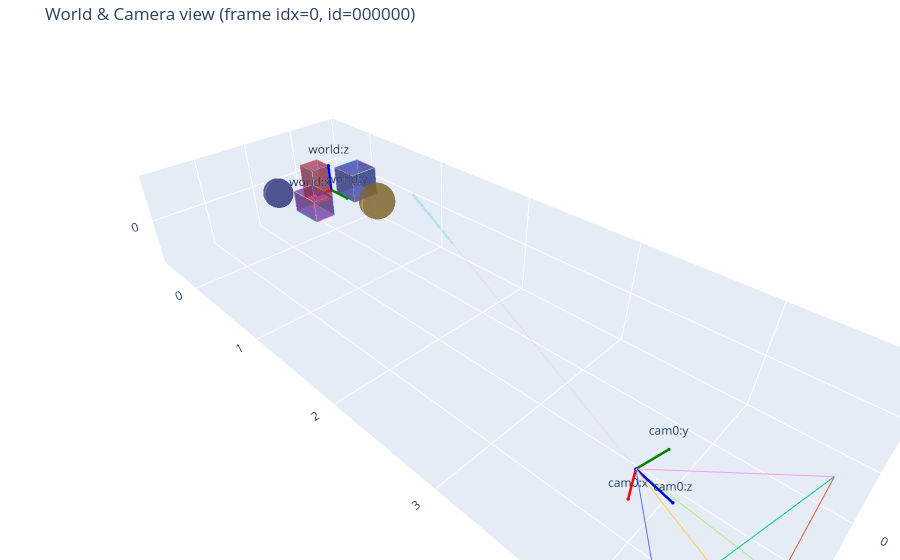

Notebook code for this chart:
### Code cell
if show_world_interactive:
    from nerflab.viz import plot_world_interactive
    try:
        world = load_world(world_json_path)
        cam = camera_from_loaded_H(batch["H_wc"])  
        idx = max(0, min(idx_frame_render, cam.B - 1))
        title = f"World & Camera view (frame idx={idx}, id={frame_ids[idx]})" if idx is not None else "All cam poses"

        idx_per_pose = torch.tensor([[idx_ray_render]], dtype=torch.long)

        fig, _ = plot_world_interactive(
            world,
            cameras=cam,
            cam_indices=[idx] if idx is not None else "all",
            draw_rays=True,
            draw_samples=True,
            rays_indices=idx_per_pose,
            # rays_per_pose=100,
            samples_deterministic=False,
            ray_alpha=0.25,
            samples_alpha=0.1,
            shape_edge_alpha=1.0,
            shape_face_alpha=0.6,
            set_labels=False,
            title=title,
            save_html=f"{scene_dir}/world_view.html",  # interactive output
            show=True,
        )
        # Optional static preview if you also want a PNG (requires `pip install kaleido`)
        # fig.write_image(f"{scene_dir}/world_view.png", scale=2)
    except Exception as e:
        print("[Warn] World Plotly view skipped due to error:", e)

### Figure 1 — Plotly figure (JSON) as saved in the notebook; plotly's stock layout.template omitted (floating-point values rounded to 4 significant figures; data arrays with more than 128 entries replaced by an {"elided": "..."} marker saying what was removed)
{"data": [{"flatshading": true, "hoverinfo": "skip", "i": [0, 0, 4, 4, 0, 0, 1, 1, 2, 2, 3, 3], "j": [1, 2, 6, 7, 4, 5, 5, 6, 6, 7, 7, 4], "k": [2, 3, 5, 6, 5, 1, 6, 2, 7, 3, 4, 0], "lighting": {"ambient": 0.5, "diffuse": 0.7, "specular": 0.1}, "name": "box", "opacity": 0.6, "type": "mesh3d", "x": [-0.44, -0.16, -0.16, -0.44, -0.44, -0.16, -0.16, -0.44], "y": [-0.14, -0.14, 0.14, 0.14, -0.14, -0.14, 0.14, 0.14], "z": [-0.14, -0.14, -0.14, -0.14, 0.14, 0.14, 0.14, 0.14]}, {"hoverinfo": "skip", "line": {"width": 1}, "mode": "lines", "name": "box-edge", "opacity": 1, "showlegend": false, "type": "scatter3d", "x": [-0.44, -0.16], "y": [-0.14, -0.14], "z": [-0.14, -0.14]}, {"hoverinfo": "skip", "line": {"width": 1}, "mode": "lines", "name": "box-edge", "opacity": 1, "showlegend": false, "type": "scatter3d", "x": [-0.16, -0.16], "y": [-0.14, 0.14], "z": [-0.14, -0.14]}, {"hoverinfo": "skip", "line": {"width": 1}, "mode": "lines", "name": "box-edge", "opacity": 1, "showlegend": false, "type": "scatter3d", "x": [-0.16, -0.44], "y": [0.14, 0.14], "z": [-0.14, -0.14]}, {"hoverinfo": "skip", "line": {"width": 1}, "mode": "lines", "name": "box-edge", "opacity": 1, "showlegend": false, "type": "scatter3d", "x": [-0.44, -0.44], "y": [0.14, -0.14], "z": [-0.14, -0.14]}, {"hoverinfo": "skip", "line": {"width": 1}, "mode": "lines", "name": "box-edge", "opacity": 1, "showlegend": false, "type": "scatter3d", "x": [-0.44, -0.16], "y": [-0.14, -0.14], "z": [0.14, 0.14]}, {"hoverinfo": "skip", "line": {"width": 1}, "mode": "lines", "name": "box-edge", "opacity": 1, "showlegend": false, "type": "scatter3d", "x": [-0.16, -0.16], "y": [-0.14, 0.14], "z": [0.14, 0.14]}, {"hoverinfo": "skip", "line": {"width": 1}, "mode": "lines", "name": "box-edge", "opacity": 1, "showlegend": false, "type": "scatter3d", "x": [-0.16, -0.44], "y": [0.14, 0.14], "z": [0.14, 0.14]}, {"hoverinfo": "skip", "line": {"width": 1}, "mode": "lines", "name": "box-edge", "opacity": 1, "showlegend": false, "type": "scatter3d", "x": [-0.44, -0.44], "y": [0.14, -0.14], "z": [0.14, 0.14]}, {"hoverinfo": "skip", "line": {"width": 1}, "mode": "lines", "name": "box-edge", "opacity": 1, "showlegend": false, "type": "scatter3d", "x": [-0.44, -0.44], "y": [-0.14, -0.14], "z": [-0.14, 0.14]}, {"hoverinfo": "skip", "line": {"width": 1}, "mode": "lines", "name": "box-edge", "opacity": 1, "showlegend": false, "type": "scatter3d", "x": [-0.16, -0.16], "y": [-0.14, -0.14], "z": [-0.14, 0.14]}, {"hoverinfo": "skip", "line": {"width": 1}, "mode": "lines", "name": "box-edge", "opacity": 1, "showlegend": false, "type": "scatter3d", "x": [-0.16, -0.16], "y": [0.14, 0.14], "z": [-0.14, 0.14]}, {"hoverinfo": "skip", "line": {"width": 1}, "mode": "lines", "name": "box-edge", "opacity": 1, "showlegend": false, "type": "scatter3d", "x": [-0.44, -0.44], "y": [0.14, 0.14], "z": [-0.14, 0.14]}, {"flatshading": true, "hoverinfo": "skip", "i": [0, 0, 4, 4, 0, 0, 1, 1, 2, 2, 3, 3], "j": [1, 2, 6, 7, 4, 5, 5, 6, 6, 7, 7, 4], "k": [2, 3, 5, 6, 5, 1, 6, 2, 7, 3, 4, 0], "lighting": {"ambient": 0.5, "diffuse": 0.7, "specular": 0.1}, "name": "box", "opacity": 0.6, "type": "mesh3d", "x": [0.18, 0.38, 0.38, 0.18, 0.18, 0.38, 0.38, 0.18], "y": [-0.04, -0.04, 0.28, 0.28, -0.04, -0.04, 0.28, 0.28], "z": [-0.1, -0.1, -0.1, -0.1, 0.1, 0.1, 0.1, 0.1]}, {"hoverinfo": "skip", "line": {"width": 1}, "mode": "lines", "name": "box-edge", "opacity": 1, "showlegend": false, "type": "scatter3d", "x": [0.18, 0.38], "y": [-0.04, -0.04], "z": [-0.1, -0.1]}, {"hoverinfo": "skip", "line": {"width": 1}, "mode": "lines", "name": "box-edge", "opacity": 1, "showlegend": false, "type": "scatter3d", "x": [0.38, 0.38], "y": [-0.04, 0.28], "z": [-0.1, -0.1]}, {"hoverinfo": "skip", "line": {"width": 1}, "mode": "lines", "name": "box-edge", "opacity": 1, "showlegend": false, "type": "scatter3d", "x": [0.38, 0.18], "y": [0.28, 0.28], "z": [-0.1, -0.1]}, {"hoverinfo": "skip", "line": {"width": 1}, "mode": "lines", "name": "box-edge", "opacity": 1, "showlegend": false, "type": "scatter3d", "x": [0.18, 0.18], "y": [0.28, -0.04], "z": [-0.1, -0.1]}, {"hoverinfo": "skip", "line": {"width": 1}, "mode": "lines", "name": "box-edge", "opacity": 1, "showlegend": false, "type": "scatter3d", "x": [0.18, 0.38], "y": [-0.04, -0.04], "z": [0.1, 0.1]}, {"hoverinfo": "skip", "line": {"width": 1}, "mode": "lines", "name": "box-edge", "opacity": 1, "showlegend": false, "type": "scatter3d", "x": [0.38, 0.38], "y": [-0.04, 0.28], "z": [0.1, 0.1]}, {"hoverinfo": "skip", "line": {"width": 1}, "mode": "lines", "name": "box-edge", "opacity": 1, "showlegend": false, "type": "scatter3d", "x": [0.38, 0.18], "y": [0.28, 0.28], "z": [0.1, 0.1]}, {"hoverinfo": "skip", "line": {"width": 1}, "mode": "lines", "name": "box-edge", "opacity": 1, "showlegend": false, "type": "scatter3d", "x": [0.18, 0.18], "y": [0.28, -0.04], "z": [0.1, 0.1]}, {"hoverinfo": "skip", "line": {"width": 1}, "mode": "lines", "name": "box-edge", "opacity": 1, "showlegend": false, "type": "scatter3d", "x": [0.18, 0.18], "y": [-0.04, -0.04], "z": [-0.1, 0.1]}, {"hoverinfo": "skip", "line": {"width": 1}, "mode": "lines", "name": "box-edge", "opacity": 1, "showlegend": false, "type": "scatter3d", "x": [0.38, 0.38], "y": [-0.04, -0.04], "z": [-0.1, 0.1]}, {"hoverinfo": "skip", "line": {"width": 1}, "mode": "lines", "name": "box-edge", "opacity": 1, "showlegend": false, "type": "scatter3d", "x": [0.38, 0.38], "y": [0.28, 0.28], "z": [-0.1, 0.1]}, {"hoverinfo": "skip", "line": {"width": 1}, "mode": "lines", "name": "box-edge", "opacity": 1, "showlegend": false, "type": "scatter3d", "x": [0.18, 0.18], "y": [0.28, 0.28], "z": [-0.1, 0.1]}, {"flatshading": true, "hoverinfo": "skip", "i": [0, 0, 4, 4, 0, 0, 1, 1, 2, 2, 3, 3], "j": [1, 2, 6, 7, 4, 5, 5, 6, 6, 7, 7, 4], "k": [2, 3, 5, 6, 5, 1, 6, 2, 7, 3, 4, 0], "lighting": {"ambient": 0.5, "diffuse": 0.7, "specular": 0.1}, "name": "box", "opacity": 0.6, "type": "mesh3d", "x": [-0.1, 0.1, 0.1, -0.1, -0.1, 0.1, 0.1, -0.1], "y": [-0.34, -0.34, -0.14, -0.14, -0.34, -0.34, -0.14, -0.14], "z": [-0.18, -0.18, -0.18, -0.18, 0.18, 0.18, 0.18, 0.18]}, {"hoverinfo": "skip", "line": {"width": 1}, "mode": "lines", "name": "box-edge", "opacity": 1, "showlegend": false, "type": "scatter3d", "x": [-0.1, 0.1], "y": [-0.34, -0.34], "z": [-0.18, -0.18]}, {"hoverinfo": "skip", "line": {"width": 1}, "mode": "lines", "name": "box-edge", "opacity": 1, "showlegend": false, "type": "scatter3d", "x": [0.1, 0.1], "y": [-0.34, -0.14], "z": [-0.18, -0.18]}, {"hoverinfo": "skip", "line": {"width": 1}, "mode": "lines", "name": "box-edge", "opacity": 1, "showlegend": false, "type": "scatter3d", "x": [0.1, -0.1], "y": [-0.14, -0.14], "z": [-0.18, -0.18]}, {"hoverinfo": "skip", "line": {"width": 1}, "mode": "lines", "name": "box-edge", "opacity": 1, "showlegend": false, "type": "scatter3d", "x": [-0.1, -0.1], "y": [-0.14, -0.34], "z": [-0.18, -0.18]}, {"hoverinfo": "skip", "line": {"width": 1}, "mode": "lines", "name": "box-edge", "opacity": 1, "showlegend": false, "type": "scatter3d", "x": [-0.1, 0.1], "y": [-0.34, -0.34], "z": [0.18, 0.18]}, {"hoverinfo": "skip", "line": {"width": 1}, "mode": "lines", "name": "box-edge", "opacity": 1, "showlegend": false, "type": "scatter3d", "x": [0.1, 0.1], "y": [-0.34, -0.14], "z": [0.18, 0.18]}, {"hoverinfo": "skip", "line": {"width": 1}, "mode": "lines", "name": "box-edge", "opacity": 1, "showlegend": false, "type": "scatter3d", "x": [0.1, -0.1], "y": [-0.14, -0.14], "z": [0.18, 0.18]}, {"hoverinfo": "skip", "line": {"width": 1}, "mode": "lines", "name": "box-edge", "opacity": 1, "showlegend": false, "type": "scatter3d", "x": [-0.1, -0.1], "y": [-0.14, -0.34], "z": [0.18, 0.18]}, {"hoverinfo": "skip", "line": {"width": 1}, "mode": "lines", "name": "box-edge", "opacity": 1, "showlegend": false, "type": "scatter3d", "x": [-0.1, -0.1], "y": [-0.34, -0.34], "z": [-0.18, 0.18]}, {"hoverinfo": "skip", "line": {"width": 1}, "mode": "lines", "name": "box-edge", "opacity": 1, "showlegend": false, "type": "scatter3d", "x": [0.1, 0.1], "y": [-0.34, -0.34], "z": [-0.18, 0.18]}, {"hoverinfo": "skip", "line": {"width": 1}, "mode": "lines", "name": "box-edge", "opacity": 1, "showlegend": false, "type": "scatter3d", "x": [0.1, 0.1], "y": [-0.14, -0.14], "z": [-0.18, 0.18]}, {"hoverinfo": "skip", "line": {"width": 1}, "mode": "lines", "name": "box-edge", "opacity": 1, "showlegend": false, "type": "scatter3d", "x": [-0.1, -0.1], "y": [-0.14, -0.14], "z": [-0.18, 0.18]}, {"flatshading": true, "hoverinfo": "skip", "i": {"elided": "1482 int values"}, "j": {"elided": "1482 int values"}, "k": {"elided": "1482 int values"}, "lighting": {"ambient": 0.5, "diffuse": 0.7, "specular": 0.1}, "name": "sphere", "opacity": 0.6, "type": "mesh3d", "x": {"elided": "800 float values"}, "y": {"elided": "800 float values"}, "z": {"elided": "800 float values"}}, {"flatshading": true, "hoverinfo": "skip", "i": {"elided": "1482 int values"}, "j": {"elided": "1482 int values"}, "k": {"elided": "1482 int values"}, "lighting": {"ambient": 0.5, "diffuse": 0.7, "specular": 0.1}, "name": "sphere", "opacity": 0.6, "type": "mesh3d", "x": {"elided": "800 float values"}, "y": {"elided": "800 float values"}, "z": {"elided": "800 float values"}}, {"hovertemplate": "world:x axis<extra></extra>", "line": {"color": "red", "width": 5}, "marker": {"color": "red", "size": 2}, "mode": "lines+markers+text", "name": "world:x", "showlegend": false, "text": [null, "world:x"], "textposition": "top center", "type": "scatter3d", "x": [0, 0.25], "y": [0, 0], "z": [0, 0]}, {"hovertemplate": "world:y axis<extra></extra>", "line": {"color": "green", "width": 5}, "marker": {"color": "green", "size": 2}, "mode": "lines+markers+text", "name": "world:y", "showlegend": false, "text": [null, "world:y"], "textposition": "top center", "type": "scatter3d", "x": [0, 0], "y": [0, 0.25], "z": [0, 0]}, {"hovertemplate": "world:z axis<extra></extra>", "line": {"color": "blue", "width": 5}, "marker": {"color": "blue", "size": 2}, "mode": "lines+markers+text", "name": "world:z", "showlegend": false, "text": [null, "world:z"], "textposition": "top center", "type": "scatter3d", "x": [0, 0], "y": [0, 0], "z": [0, 0.25]}, {"hovertemplate": "cam0:x axis<extra></extra>", "line": {"color": "red", "width": 5}, "marker": {"color": "red", "size": 2}, "mode": "lines+markers+text", "name": "cam0:x", "showlegend": false, "text": [null, "cam0:x"], "textposition": "top center", "type": "scatter3d", "x": [0.8895, 0.8895], "y": [3.9, 3.9], "z": [0, -0.25]}, {"hovertemplate": "cam0:y axis<extra></extra>", "line": {"color": "green", "width": 5}, "marker": {"color": "green", "size": 2}, "mode": "lines+markers+text", "name": "cam0:y", "showlegend": false, "text": [null, "cam0:y"], "textposition": "top center", "type": "scatter3d", "x": [0.8895, 0.6458], "y": [3.9, 3.955], "z": [0, 0]}, {"hovertemplate": "cam0:z axis<extra></extra>", "line": {"color": "blue", "width": 5}, "marker": {"color": "blue", "size": 2}, "mode": "lines+markers+text", "name": "cam0:z", "showlegend": false, "text": [null, "cam0:z"], "textposition": "top center", "type": "scatter3d", "x": [0.8895, 0.9451], "y": [3.9, 4.144], "z": [0, 0]}, {"hoverinfo": "skip", "line": {"width": 2}, "mode": "lines", "name": "cam0", "opacity": 1, "showlegend": false, "type": "scatter3d", "x": [0.8895, 0.6512], "y": [3.9, 4.672], "z": [0.0, -0.4041]}, {"hoverinfo": "skip", "line": {"width": 2}, "mode": "lines", "name": "cam0", "opacity": 1, "showlegend": false, "type": "scatter3d", "x": [0.8895, 0.6512], "y": [3.9, 4.672], "z": [0.0, 0.4041]}, {"hoverinfo": "skip", "line": {"width": 2}, "mode": "lines", "name": "cam0", "opacity": 1, "showlegend": false, "type": "scatter3d", "x": [0.8895, 1.439], "y": [3.9, 4.492], "z": [0.0, 0.4041]}, {"hoverinfo": "skip", "line": {"width": 2}, "mode": "lines", "name": "cam0", "opacity": 1, "showlegend": false, "type": "scatter3d", "x": [0.8895, 1.439], "y": [3.9, 4.492], "z": [0.0, -0.4041]}, {"hoverinfo": "skip", "line": {"width": 2}, "mode": "lines", "name": "cam0", "opacity": 1, "showlegend": false, "type": "scatter3d", "x": [0.6512, 0.6512], "y": [4.672, 4.672], "z": [-0.4041, 0.4041]}, {"hoverinfo": "skip", "line": {"width": 2}, "mode": "lines", "name": "cam0", "opacity": 1, "showlegend": false, "type": "scatter3d", "x": [0.6512, 1.439], "y": [4.672, 4.492], "z": [0.4041, 0.4041]}, {"hoverinfo": "skip", "line": {"width": 2}, "mode": "lines", "name": "cam0", "opacity": 1, "showlegend": false, "type": "scatter3d", "x": [1.439, 1.439], "y": [4.492, 4.492], "z": [0.4041, -0.4041]}, {"hoverinfo": "skip", "line": {"width": 2}, "mode": "lines", "name": "cam0", "opacity": 1, "showlegend": false, "type": "scatter3d", "x": [1.439, 0.6512], "y": [4.492, 4.672], "z": [-0.4041, -0.4041]}, {"marker": {"opacity": 0.1, "size": 2}, "mode": "markers", "name": "samples", "showlegend": false, "type": "scatter3d", "x": [-0.07848, -0.08341, -0.09282, -0.1091, -0.119, -0.1248, -0.133, -0.1428, -0.1553, -0.1582, -0.1683, -0.1857, -0.1962, -0.2008, -0.2069, -0.2204, -0.2277, -0.2395, -0.2515, -0.2609, -0.2678, -0.2785, -0.2889, -0.2934, -0.3052, -0.3166, -0.3233, -0.3335, -0.3468, -0.3576, -0.3645, -0.3722, -0.3863, -0.3906, -0.4017, -0.417, -0.423, -0.432, -0.4429, -0.4497], "y": [1.575, 1.563, 1.54, 1.501, 1.478, 1.464, 1.444, 1.42, 1.39, 1.383, 1.359, 1.317, 1.292, 1.281, 1.266, 1.234, 1.217, 1.188, 1.159, 1.137, 1.12, 1.095, 1.07, 1.059, 1.03, 1.003, 0.987, 0.9623, 0.9304, 0.9045, 0.8879, 0.8695, 0.8356, 0.8252, 0.7985, 0.7618, 0.7475, 0.7257, 0.6996, 0.6832], "z": [0.02078, 0.02089, 0.02109, 0.02144, 0.02165, 0.02178, 0.02195, 0.02216, 0.02243, 0.02249, 0.02271, 0.02308, 0.02331, 0.02341, 0.02354, 0.02383, 0.02399, 0.02424, 0.0245, 0.0247, 0.02485, 0.02508, 0.0253, 0.0254, 0.02565, 0.02589, 0.02604, 0.02626, 0.02654, 0.02678, 0.02692, 0.02709, 0.02739, 0.02748, 0.02772, 0.02805, 0.02818, 0.02837, 0.02861, 0.02875]}, {"hoverinfo": "skip", "line": {"width": 0.8}, "mode": "lines", "name": "ray", "opacity": 0.25, "showlegend": false, "type": "scatter3d", "x": [0.8895, -0.4557], "y": [3.9, 0.6688], "z": [0.0, 0.02888]}], "layout": {"margin": {"b": 0, "l": 0, "r": 0, "t": 40}, "scene": {"aspectmode": "data", "xaxis": {"showgrid": true, "title": {"text": ""}}, "yaxis": {"showgrid": true, "title": {"text": ""}}, "zaxis": {"showgrid": true, "title": {"text": ""}}}, "title": {"text": "World & Camera view (frame idx=0, id=000000)"}}}
